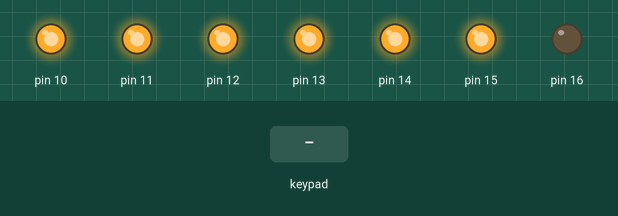
Simulated run of this sketch. Board: Arduino Uno, built with avr-gcc and run on an emulated ATmega328P. Shown: output pins drawn as LEDs (lit = HIGH). Dashed ring = blinking. Inputs (shaded band) come from the test bench.

Above: at 1.2 s.
1.3 s: keypad keys 1 2 3 4 pressed 0.4 s apart
At 1.9 s:
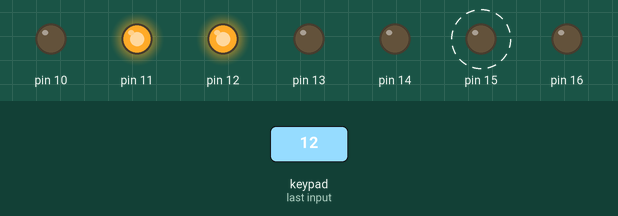
5.9 s: key 'A' pressed
8.9 s: key '5' pressed
At 11.8 s:
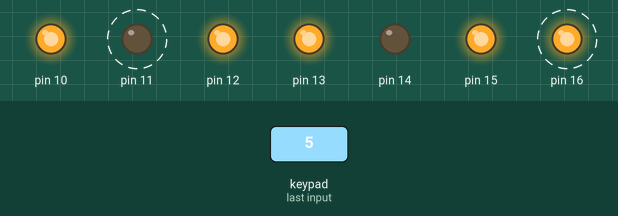
11.9 s: key '6' pressed
14.9 s: keypad keys 1 3 9 7 pressed 0.4 s apart
At 18.9 s:
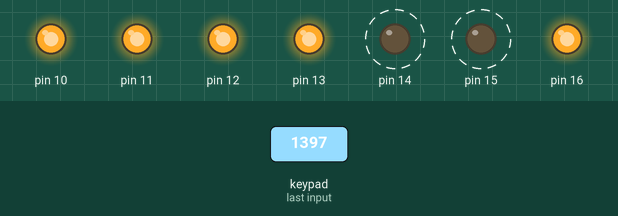
19.5 s: key 'B' pressed
At 24.5 s:
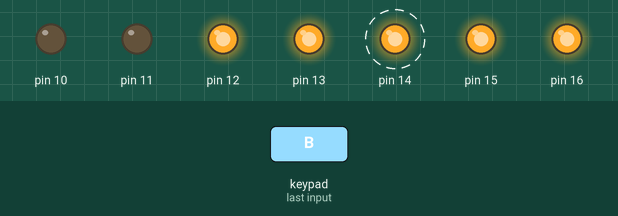
Timing chart, 0 to 25.0 s (numbered marks = the images above; inputs shaded):
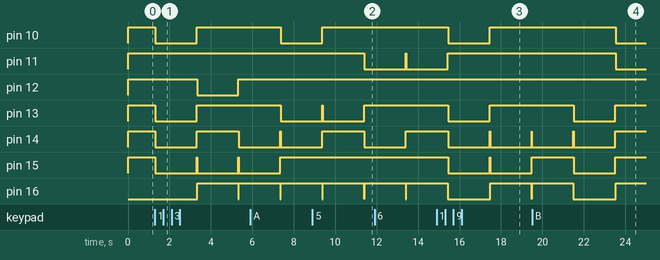

Measured:
- after the input at 1.3 s, pin 10, pin 13: HIGH → LOW at once, → HIGH 2.0 s later; pin 12: HIGH → LOW after 2.0 s, → HIGH 2.0 s later; pin 14: HIGH → LOW at once, → HIGH 2.0 s later, → LOW 2.0 s later; pin 15: alternates HIGH for 0.02 s and LOW for 2.0 s, starting at once; pin 16: LOW → HIGH after 2.0 s, → LOW 2.0 s later, → HIGH 0.02 s later
- after the input at 8.9 s, pin 11: HIGH → LOW after 2.5 s
- after the input at 14.9 s, pin 10, pin 13: HIGH → LOW after 0.55 s, → HIGH 2.0 s later; pin 14, pin 15: alternates HIGH for 0.02 s and LOW for 2.0 s, starting after 0.55 s
- after the input at 19.5 s, pin 10, pin 11: HIGH → LOW after 4.0 s

The sketch:

Teclado_Matricial.ino
```cpp
/*
Fundación Kinal
Centro Educativo Técnico Labral Kinal
Electrónica
Grado: Quinto
Sección: A
Curso: Taller de Electrónica Digital y Reparación de Computadoras I
Nombre: Juan David Tejada Peñuela
Carné: 2022454
*/
#include <Keypad.h>


#define filas 4
#define columnas 4
#define fila_1 9
#define fila_2 8
#define fila_3 7
#define fila_4 6
#define colum_1 5
#define colum_2 4
#define colum_3 3
#define colum_4 2
#define A 10
#define B 11
#define C 12
#define D 13
#define E 14
#define f 15
#define G 16
#define PMI(pin) pinMode(pin,INPUT)
#define PMO(pin) pinMode(pin,OUTPUT)
#define DW1(pin) digitalWrite(pin,HIGH)
#define DW0(pin) digitalWrite(pin,LOW)
#define AW1(pin) analogWrite(pin,HIGH)
#define AW0(pin) analogWrite(pin,LOW)
char key[filas][columnas] = {
  {'1','2','3','A'},
  {'4','5','6','B'},
  {'7','8','9','C'},
  {'*','0','#','D'}
};


byte pines_filas[filas] = {fila_1,fila_2,fila_3,fila_4};
byte pines_columnas[columnas] = {colum_1,colum_2,colum_3,colum_4};


Keypad teclado = Keypad( makeKeymap(key), pines_filas, pines_columnas, filas,columnas);

void setup() {


PMO(A);
PMO(B);
PMO(C);
PMO(D);
PMO(E);
PMO(f);
PMO(G);

}

void loop() {
  char tecla = teclado.getKey();
     if(tecla == LOW){
      DW1(A);
      DW1(B);
      DW1(C);
      DW1(D);
      DW1(E);
      DW1(f);
      DW0(G);
      }


switch (tecla) {

  case '0':
  {
  DW1(A);
  DW1(B);
  DW1(C);
  DW1(D);
  DW1(E);
  DW1(f);
  DW0(G);
delay(2000);
break;
  }
    case '1':
 {
  DW0(A);
  DW1(B);
  DW1(C);
  DW0(D);
  DW0(E);
  DW0(f);
  DW0(G);
delay(2000);
break;
  }


  case'2':
  {

  DW1(A);
  DW1(B);
  DW0(C);
  DW1(D);
  DW1(E);
  DW0(f);
  DW1(G);
  delay(2000);
  break;
  }
  case'3':
  {
  DW1(A);
  DW1(B);
  DW1(C);
  DW1(D);
  DW0(E);
  DW0(f);
  DW1(G);
  delay(2000);
  break;
  }
  case'4':
  {

  DW0(A);
  DW1(B);
  DW1(C);
  DW0(D);
  DW0(E);
  DW1(f);
  DW1(G);
  delay(2000);
  break;
  }
  case '5':
  {

  DW1(A);
  DW0(B);
  DW1(C);
  DW1(D);
  DW0(E);
  DW1(f);
  DW1(G);
  delay(2000);
  break;
  }
  case '6':
  {

  DW1(A);
  DW0(B);
  DW1(C);
  DW1(D);
  DW1(E);
  DW1(f);
  DW1(G);
  delay(2000);
  break;
  }
  case '7':
  {

  DW1(A);
  DW1(B);
  DW1(C);
  DW0(D);
  DW0(E);
  DW0(f);
  DW0(G);
  delay(2000);
  break;
  }
  case '8':
  {
  DW1(A);
  DW1(B);
  DW1(C);
  DW1(D);
  DW1(E);
  DW1(f);
  DW1(G);
  delay(2000);
  break;
  }
  case '9':
  {

  DW1(A);
  DW1(B);
  DW1(C);
  DW1(D);
  DW0(E);
  DW1(f);
  DW1(G);
  delay(2000);
  break;
  }
  case 'A':
  {

  DW1(A);
  DW1(B);
  DW1(C);
  DW0(D);
  DW1(E);
  DW1(f);
  DW1(G);
  delay(2000);
  break;
  }
  case 'B':
  {

  DW0(A);
  DW0(B);
  DW1(C);
  DW1(D);
  DW1(E);
  DW1(f);
  DW1(G);
  delay(2000);
  break;
  }
  case 'C':
  {

  DW0(A);
  DW0(B);
  DW0(C);
  DW1(D);
  DW1(E);
  DW0(f);
  DW1(G);
  delay(2000);
  break;
  }
  case 'D':
  {

  DW0(A);
  DW1(B);
  DW1(C);
  DW1(D);
  DW1(E);
  DW0(f);
  DW1(G);
  delay(2000);
  break;
  }
  case '#':
  {

  DW1(A);
  DW0(B);
  DW0(C);
  DW1(D);
  DW1(E);
  DW1(f);
  DW1(G);
  delay(2000);
  break;
  }
  case '*':
  {

  DW1(A);
  DW0(B);
  DW0(C);
  DW0(D);
  DW1(E);
  DW1(f);
  DW1(G);
  delay(2000);
  break;
  }

  }


}
```
